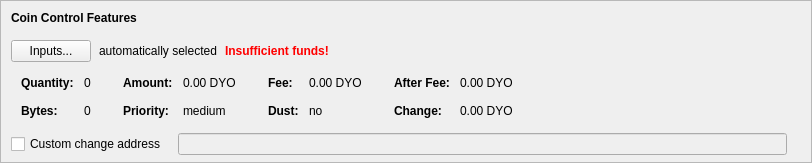
    <widget class="QFrame" name="frameCoinControl">
     <property name="sizePolicy">
      <sizepolicy hsizetype="Expanding" vsizetype="Expanding">
       <horstretch>0</horstretch>
       <verstretch>0</verstretch>
      </sizepolicy>
     </property>
     <property name="maximumSize">
      <size>
       <width>16777215</width>
       <height>16777215</height>
      </size>
     </property>
     <property name="frameShape">
      <enum>QFrame::StyledPanel</enum>
     </property>
     <property name="frameShadow">
      <enum>QFrame::Sunken</enum>
     </property>
     <layout class="QVBoxLayout" name="verticalLayoutCoinControl2">
      <property name="spacing">
       <number>0</number>
      </property>
      <property name="leftMargin">
       <number>0</number>
      </property>
      <property name="topMargin">
       <number>0</number>
      </property>
      <property name="rightMargin">
       <number>0</number>
      </property>
      <property name="bottomMargin">
       <number>6</number>
      </property>
      <item>
       <layout class="QVBoxLayout" name="verticalLayoutCoinControl" stretch="0,0,0,0,1">
        <property name="spacing">
         <number>0</number>
        </property>
        <property name="leftMargin">
         <number>10</number>
        </property>
        <property name="topMargin">
         <number>10</number>
        </property>
        <item>
         <layout class="QHBoxLayout" name="horizontalLayoutCoinControl1">
          <property name="bottomMargin">
           <number>15</number>
          </property>
          <item>
           <widget class="QLabel" name="labelCoinControlFeatures">
            <property name="sizePolicy">
             <sizepolicy hsizetype="Preferred" vsizetype="Maximum">
              <horstretch>0</horstretch>
              <verstretch>0</verstretch>
             </sizepolicy>
            </property>
            <property name="font">
             <font>
              <weight>75</weight>
              <bold>true</bold>
             </font>
            </property>
            <property name="styleSheet">
             <string notr="true">font-weight:bold;</string>
            </property>
            <property name="text">
             <string>Coin Control Features</string>
            </property>
           </widget>
          </item>
         </layout>
        </item>
        <item>
         <layout class="QHBoxLayout" name="horizontalLayoutCoinControl2" stretch="0,0,0,0">
          <property name="spacing">
           <number>8</number>
          </property>
          <property name="bottomMargin">
           <number>10</number>
          </property>
          <item>
           <widget class="QPushButton" name="pushButtonCoinControl">
            <property name="styleSheet">
             <string notr="true"/>
            </property>
            <property name="text">
             <string>Inputs...</string>
            </property>
            <property name="autoDefault">
             <bool>false</bool>
            </property>
           </widget>
          </item>
          <item>
           <widget class="QLabel" name="labelCoinControlAutomaticallySelected">
            <property name="text">
             <string>automatically selected</string>
            </property>
            <property name="margin">
             <number>5</number>
            </property>
           </widget>
          </item>
          <item>
           <widget class="QLabel" name="labelCoinControlInsuffFunds">
            <property name="font">
             <font>
              <weight>75</weight>
              <bold>true</bold>
             </font>
            </property>
            <property name="styleSheet">
             <string notr="true">color:red;font-weight:bold;</string>
            </property>
            <property name="text">
             <string>Insufficient funds!</string>
            </property>
            <property name="margin">
             <number>5</number>
            </property>
           </widget>
          </item>
          <item>
           <spacer name="horizontalSpacerCoinControl">
            <property name="orientation">
             <enum>Qt::Horizontal</enum>
            </property>
            <property name="sizeHint" stdset="0">
             <size>
              <width>40</width>
              <height>1</height>
             </size>
            </property>
           </spacer>
          </item>
         </layout>
        </item>
        <item>
         <widget class="QWidget" name="widgetCoinControl" native="true">
          <property name="sizePolicy">
           <sizepolicy hsizetype="Preferred" vsizetype="Preferred">
            <horstretch>0</horstretch>
            <verstretch>0</verstretch>
           </sizepolicy>
          </property>
          <property name="minimumSize">
           <size>
            <width>0</width>
            <height>0</height>
           </size>
          </property>
          <property name="styleSheet">
           <string notr="true"/>
          </property>
          <layout class="QHBoxLayout" name="horizontalLayoutCoinControl5">
           <property name="leftMargin">
            <number>0</number>
           </property>
           <property name="topMargin">
            <number>0</number>
           </property>
           <property name="rightMargin">
            <number>0</number>
           </property>
           <property name="bottomMargin">
            <number>0</number>
           </property>
           <item>
            <layout class="QHBoxLayout" name="horizontalLayoutCoinControl3" stretch="0,0,0,1">
             <property name="spacing">
              <number>20</number>
             </property>
             <property name="topMargin">
              <number>0</number>
             </property>
             <property name="bottomMargin">
              <number>10</number>
             </property>
             <item>
              <layout class="QFormLayout" name="formLayoutCoinControl1">
               <property name="horizontalSpacing">
                <number>10</number>
               </property>
               <property name="verticalSpacing">
                <number>14</number>
               </property>
               <property name="leftMargin">
                <number>10</number>
               </property>
               <property name="topMargin">
                <number>4</number>
               </property>
               <property name="rightMargin">
                <number>6</number>
               </property>
               <item row="0" column="0">
                <widget class="QLabel" name="labelCoinControlQuantityText">
                 <property name="font">
                  <font>
                   <weight>75</weight>
                   <bold>true</bold>
                  </font>
                 </property>
                 <property name="text">
                  <string>Quantity:</string>
                 </property>
                 <property name="margin">
                  <number>0</number>
                 </property>
                </widget>
               </item>
               <item row="0" column="1">
                <widget class="QLabel" name="labelCoinControlQuantity">
                 <property name="cursor">
                  <cursorShape>IBeamCursor</cursorShape>
                 </property>
                 <property name="contextMenuPolicy">
                  <enum>Qt::ActionsContextMenu</enum>
                 </property>
                 <property name="text">
                  <string notr="true">0</string>
                 </property>
                 <property name="margin">
                  <number>0</number>
                 </property>
                 <property name="textInteractionFlags">
                  <set>Qt::LinksAccessibleByMouse|Qt::TextSelectableByKeyboard|Qt::TextSelectableByMouse</set>
                 </property>
                </widget>
               </item>
               <item row="1" column="0">
                <widget class="QLabel" name="labelCoinControlBytesText">
                 <property name="font">
                  <font>
                   <weight>75</weight>
                   <bold>true</bold>
                  </font>
                 </property>
                 <property name="text">
                  <string>Bytes:</string>
                 </property>
                </widget>
               </item>
               <item row="1" column="1">
                <widget class="QLabel" name="labelCoinControlBytes">
                 <property name="cursor">
                  <cursorShape>IBeamCursor</cursorShape>
                 </property>
                 <property name="contextMenuPolicy">
                  <enum>Qt::ActionsContextMenu</enum>
                 </property>
                 <property name="text">
                  <string notr="true">0</string>
                 </property>
                 <property name="textInteractionFlags">
                  <set>Qt::LinksAccessibleByMouse|Qt::TextSelectableByKeyboard|Qt::TextSelectableByMouse</set>
                 </property>
                </widget>
               </item>
              </layout>
             </item>
             <item>
              <layout class="QFormLayout" name="formLayoutCoinControl2">
               <property name="horizontalSpacing">
                <number>10</number>
               </property>
               <property name="verticalSpacing">
                <number>14</number>
               </property>
               <property name="leftMargin">
                <number>6</number>
               </property>
               <property name="topMargin">
                <number>4</number>
               </property>
               <property name="rightMargin">
                <number>6</number>
               </property>
               <item row="0" column="0">
                <widget class="QLabel" name="labelCoinControlAmountText">
                 <property name="font">
                  <font>
                   <weight>75</weight>
                   <bold>true</bold>
                  </font>
                 </property>
                 <property name="text">
                  <string>Amount:</string>
                 </property>
                 <property name="margin">
                  <number>0</number>
                 </property>
                </widget>
               </item>
               <item row="0" column="1">
                <widget class="QLabel" name="labelCoinControlAmount">
                 <property name="cursor">
                  <cursorShape>IBeamCursor</cursorShape>
                 </property>
                 <property name="contextMenuPolicy">
                  <enum>Qt::ActionsContextMenu</enum>
                 </property>
                 <property name="text">
                  <string notr="true">0.00 DYO</string>
                 </property>
                 <property name="textInteractionFlags">
                  <set>Qt::LinksAccessibleByMouse|Qt::TextSelectableByKeyboard|Qt::TextSelectableByMouse</set>
                 </property>
                </widget>
               </item>
               <item row="1" column="0">
                <widget class="QLabel" name="labelCoinControlPriorityText">
                 <property name="font">
                  <font>
                   <weight>75</weight>
                   <bold>true</bold>
                  </font>
                 </property>
                 <property name="text">
                  <string>Priority:</string>
                 </property>
                </widget>
               </item>
               <item row="1" column="1">
                <widget class="QLabel" name="labelCoinControlPriority">
                 <property name="cursor">
                  <cursorShape>IBeamCursor</cursorShape>
                 </property>
                 <property name="contextMenuPolicy">
                  <enum>Qt::ActionsContextMenu</enum>
                 </property>
                 <property name="text">
                  <string>medium</string>
                 </property>
                 <property name="textInteractionFlags">
                  <set>Qt::LinksAccessibleByMouse|Qt::TextSelectableByKeyboard|Qt::TextSelectableByMouse</set>
                 </property>
                </widget>
               </item>
              </layout>
             </item>
             <item>
              <layout class="QFormLayout" name="formLayoutCoinControl3">
               <property name="horizontalSpacing">
                <number>10</number>
               </property>
               <property name="verticalSpacing">
                <number>14</number>
               </property>
               <property name="leftMargin">
                <number>6</number>
               </property>
               <property name="topMargin">
                <number>4</number>
               </property>
               <property name="rightMargin">
                <number>6</number>
               </property>
               <item row="0" column="0">
                <widget class="QLabel" name="labelCoinControlFeeText">
                 <property name="font">
                  <font>
                   <weight>75</weight>
                   <bold>true</bold>
                  </font>
                 </property>
                 <property name="text">
                  <string>Fee:</string>
                 </property>
                 <property name="margin">
                  <number>0</number>
                 </property>
                </widget>
               </item>
               <item row="0" column="1">
                <widget class="QLabel" name="labelCoinControlFee">
                 <property name="cursor">
                  <cursorShape>IBeamCursor</cursorShape>
                 </property>
                 <property name="contextMenuPolicy">
                  <enum>Qt::ActionsContextMenu</enum>
                 </property>
                 <property name="text">
                  <string notr="true">0.00 DYO</string>
                 </property>
                 <property name="textInteractionFlags">
                  <set>Qt::LinksAccessibleByMouse|Qt::TextSelectableByKeyboard|Qt::TextSelectableByMouse</set>
                 </property>
                </widget>
               </item>
               <item row="1" column="0">
                <widget class="QLabel" name="labelCoinControlLowOutputText">
                 <property name="font">
                  <font>
                   <weight>75</weight>
                   <bold>true</bold>
                  </font>
                 </property>
                 <property name="text">
                  <string>Dust:</string>
                 </property>
                </widget>
               </item>
               <item row="1" column="1">
                <widget class="QLabel" name="labelCoinControlLowOutput">
                 <property name="cursor">
                  <cursorShape>IBeamCursor</cursorShape>
                 </property>
                 <property name="contextMenuPolicy">
                  <enum>Qt::ActionsContextMenu</enum>
                 </property>
                 <property name="text">
                  <string>no</string>
                 </property>
                 <property name="textInteractionFlags">
                  <set>Qt::LinksAccessibleByMouse|Qt::TextSelectableByKeyboard|Qt::TextSelectableByMouse</set>
                 </property>
                </widget>
               </item>
              </layout>
             </item>
             <item>
              <layout class="QFormLayout" name="formLayoutCoinControl4">
               <property name="horizontalSpacing">
                <number>10</number>
               </property>
               <property name="verticalSpacing">
                <number>14</number>
               </property>
               <property name="leftMargin">
                <number>6</number>
               </property>
               <property name="topMargin">
                <number>4</number>
               </property>
               <property name="rightMargin">
                <number>6</number>
               </property>
               <item row="0" column="0">
                <widget class="QLabel" name="labelCoinControlAfterFeeText">
                 <property name="font">
                  <font>
                   <weight>75</weight>
                   <bold>true</bold>
                  </font>
                 </property>
                 <property name="text">
                  <string>After Fee:</string>
                 </property>
                 <property name="margin">
                  <number>0</number>
                 </property>
                </widget>
               </item>
               <item row="0" column="1">
                <widget class="QLabel" name="labelCoinControlAfterFee">
                 <property name="cursor">
                  <cursorShape>IBeamCursor</cursorShape>
                 </property>
                 <property name="contextMenuPolicy">
                  <enum>Qt::ActionsContextMenu</enum>
                 </property>
                 <property name="text">
                  <string notr="true">0.00 DYO</string>
                 </property>
                 <property name="textInteractionFlags">
                  <set>Qt::LinksAccessibleByMouse|Qt::TextSelectableByKeyboard|Qt::TextSelectableByMouse</set>
                 </property>
                </widget>
               </item>
               <item row="1" column="0">
                <widget class="QLabel" name="labelCoinControlChangeText">
                 <property name="font">
                  <font>
                   <weight>75</weight>
                   <bold>true</bold>
                  </font>
                 </property>
                 <property name="text">
                  <string>Change:</string>
                 </property>
                </widget>
               </item>
               <item row="1" column="1">
                <widget class="QLabel" name="labelCoinControlChange">
                 <property name="cursor">
                  <cursorShape>IBeamCursor</cursorShape>
                 </property>
                 <property name="contextMenuPolicy">
                  <enum>Qt::ActionsContextMenu</enum>
                 </property>
                 <property name="text">
                  <string notr="true">0.00 DYO</string>
                 </property>
                 <property name="textInteractionFlags">
                  <set>Qt::LinksAccessibleByMouse|Qt::TextSelectableByKeyboard|Qt::TextSelectableByMouse</set>
                 </property>
                </widget>
               </item>
              </layout>
             </item>
            </layout>
           </item>
          </layout>
         </widget>
        </item>
        <item>
         <layout class="QHBoxLayout" name="horizontalLayoutCoinControl4" stretch="0,0,0">
          <property name="spacing">
           <number>12</number>
          </property>
          <property name="sizeConstraint">
           <enum>QLayout::SetDefaultConstraint</enum>
          </property>
          <property name="topMargin">
           <number>5</number>
          </property>
          <property name="rightMargin">
           <number>5</number>
          </property>
          <item>
           <widget class="QCheckBox" name="checkBoxCoinControlChange">
            <property name="toolTip">
             <string>If this is activated, but the change address is empty or invalid, change will be sent to a newly generated address.</string>
            </property>
            <property name="text">
             <string>Custom change address</string>
            </property>
           </widget>
          </item>
          <item>
           <widget class="QValidatedLineEdit" name="lineEditCoinControlChange">
            <property name="enabled">
             <bool>false</bool>
            </property>
            <property name="sizePolicy">
             <sizepolicy hsizetype="Expanding" vsizetype="Fixed">
              <horstretch>0</horstretch>
              <verstretch>0</verstretch>
             </sizepolicy>
            </property>
           </widget>
          </item>
          <item>
           <widget class="QLabel" name="labelCoinControlChangeLabel">
            <property name="sizePolicy">
             <sizepolicy hsizetype="Preferred" vsizetype="Expanding">
              <horstretch>0</horstretch>
              <verstretch>0</verstretch>
             </sizepolicy>
            </property>
            <property name="minimumSize">
             <size>
              <width>0</width>
              <height>0</height>
             </size>
            </property>
            <property name="text">
             <string/>
            </property>
            <property name="margin">
             <number>3</number>
            </property>
           </widget>
          </item>
         </layout>
        </item>
        <item>
         <spacer name="verticalSpacerCoinControl">
          <property name="orientation">
           <enum>Qt::Vertical</enum>
          </property>
          <property name="sizeHint" stdset="0">
           <size>
            <width>800</width>
            <height>1</height>
           </size>
          </property>
         </spacer>
        </item>
       </layout>
      </item>
     </layout>
    </widget>
